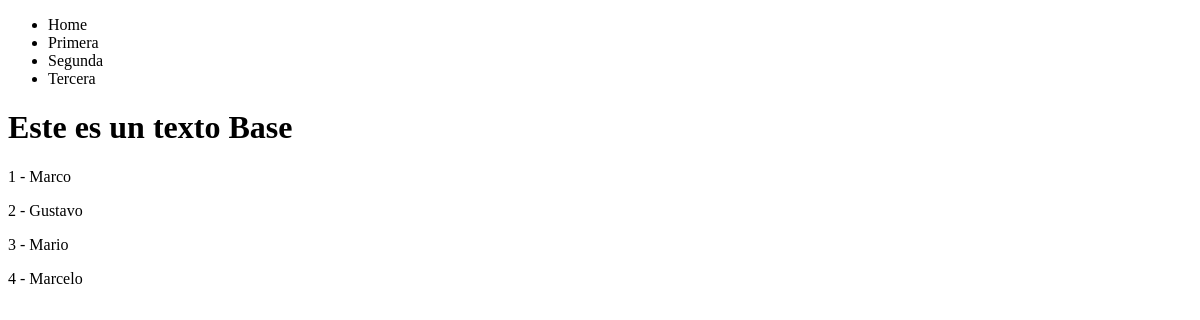
/personas/, run on an earlier commit of the app's database.
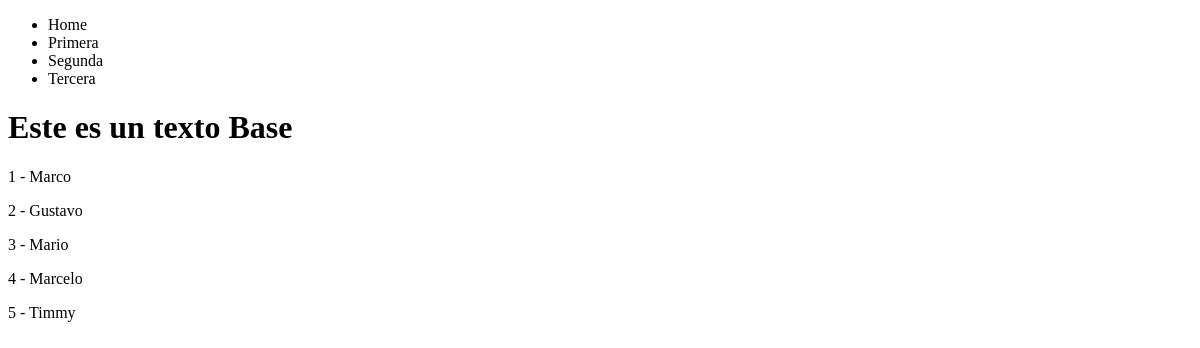
And on a later commit of the database.
### personas/models.py (models this page shows)
class Persona(models.Model):
    nombre = models.CharField(max_length = 100)
    apellidos = models.CharField(max_length = 100)
    edad = models.DecimalField(max_digits=3,decimal_places=0)
    donador = models.BooleanField(default=True)

### personas/views.py (the view)
# urls.py: path('personas/', personasListView, name='listing'),
def personasListView(request) :
    queryset = Persona.objects.all()
    context = {
        'objectList' : queryset,
    }
    return render(request, 'personas/personasLista.html', context)

### personas/templates/personas/personasLista.html
{% extends 'base.html' %}
{% block content %}
{% for instance in objectList %}
    <p>{{ instance.id }} - {{ instance.nombre }}</p>
{% endfor %}
{% endblock %}

What changed in the data, as far as the page shows it:
added Persona: id "5", nombre "Timmy"
